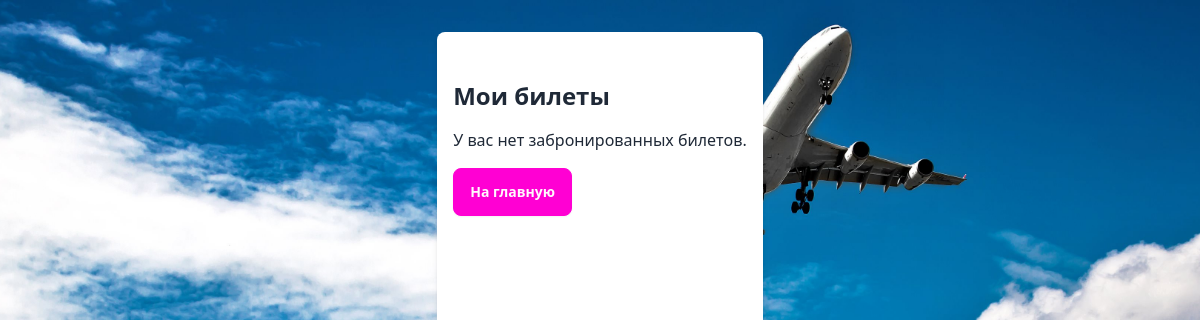
The page /bookings (signed in) on the database as committed earlier.
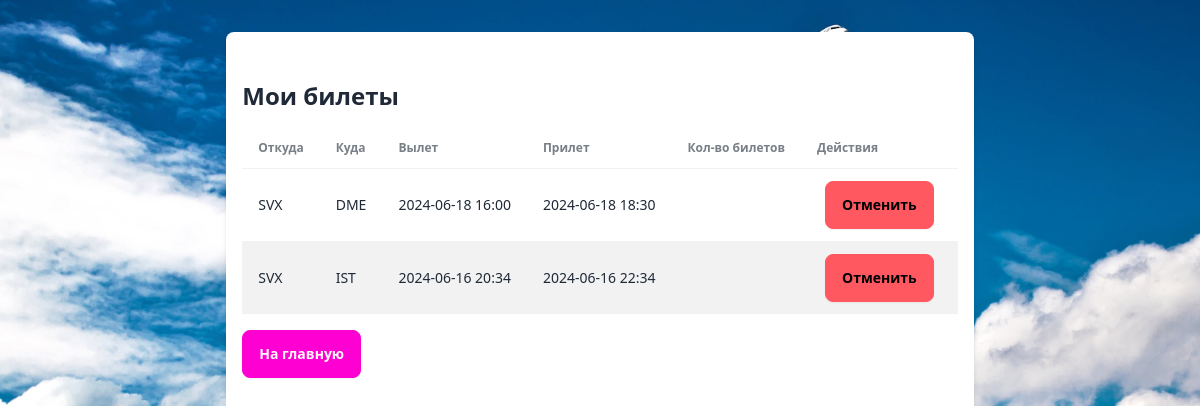
The same page on the database as committed later.
### tables this page shows
CREATE TABLE booking (
    id INTEGER PRIMARY KEY AUTOINCREMENT,
    user_id INTEGER,
    flight_id INTEGER,
    booking_status INTEGER,
    tickets_count INTEGER,
    CONSTRAINT flight_fk FOREIGN KEY (flight_id)  REFERENCES flights (id),
    CONSTRAINT user_fk FOREIGN KEY (user_id)  REFERENCES users (id)
);

CREATE TABLE flights (
    id INTEGER PRIMARY KEY AUTOINCREMENT,
    from_airport TEXT,
    to_airport TEXT,
    departure DATETIME,
    arrival DATETIME,
    available_tickets INTEGER,
    CONSTRAINT from_airport_fk FOREIGN KEY (from_airport)  REFERENCES airports (code),
    CONSTRAINT to_airport_fk FOREIGN KEY (to_airport)  REFERENCES airports (code)
);

### server.py (the view)
@app.route('/bookings', methods=['GET'])
def view_bookings():
    username = request.cookies.get('username')
    if not username:
        return redirect(url_for('register_view'))
    db = get_db()
    user_id = get_user_id(db, username)
    if not user_id:
        return redirect(url_for('register_view'))
    cursor = db.execute("""
    SELECT f.from_airport, f.to_airport, f.departure, f.arrival, b.tickets_count, b.id
    FROM booking b
    JOIN flights f ON b.flight_id = f.id
    WHERE b.user_id = ? AND b.booking_status = 1 AND b.tickets_count > 0
    """, (user_id,))
    bookings = cursor.fetchall()
    return render_template('bookings.html', bookings=bookings)

### server.py (called while the page is built)
def get_db():
    db = getattr(g, '_database', None)
    if db is None:
        db = g._database = sqlite3.connect(DATABASE)
    return db

@app.teardown_appcontext
def close_connection(exception):
    db = getattr(g, '_database', None)
    if db is not None:
        db.close()

def get_user_id(db, username):
    cursor = db.execute("SELECT id FROM users WHERE username = ?", (username,))
    result = cursor.fetchone()
    return result[0] if result else None

### templates/bookings.html (shortened to what this page needs)
{% extends 'base.html' %}
{% block content %}
<div class="container mx-auto mt-8">
    <h1 class="text-2xl font-bold mb-4">Мои билеты</h1>
    {% if bookings %}
    <div class="overflow-x-auto">
        <table class="table table-zebra w-full">
            <thead>
                <tr>
                    <th>Откуда</th>
                    <th>Куда</th>
                    <th>Вылет</th>
                    <th>Прилет</th>
                    <th>Кол-во билетов</th>
                    <th>Действия</th>
                </tr>
            </thead>
            <tbody>
                {% for booking in bookings %}
                <tr>
                    <td>{{ booking[0] }}</td>
                    <td>{{ booking[1] }}</td>
                    <td>{{ booking[2] }}</td>
                    <td>{{ booking[3] }}</td>
                    <td>{{ booking[4] }}</td>
                    <td>
                        <form action="{{ url_for('cancel_booking') }}" method="post" style="display:inline;">
                            <button type="submit" class="btn btn-error btn-secondary mx-2">Отменить</button>
                        </form>
                    </td>
                </tr>
                {% endfor %}
            </tbody>
        </table>
        <div class="flex justify-left mt-4">
            <a href="{{ url_for('index') }}" class="btn btn-secondary mb-4">На главную</a>
        </div>
    </div>
    {% else %}
    <p>У вас нет забронированных билетов.</p>
    <div class="flex justify-left mt-4">
        <a href="{{ url_for('index') }}" class="btn btn-secondary mb-4">На главную</a>
    </div>
    {% endif %}
</div>
{% endblock %}

### templates/base.html (shortened to what this page needs)
<!DOCTYPE html>
<html lang="en">
<head>
    <link href="https://cdn.jsdelivr.net/npm/daisyui@4.11.1/dist/full.min.css" rel="stylesheet" type="text/css" />
    <script src="https://cdn.tailwindcss.com"></script>
</head>
<body class="flex flex-col min-h-screen bg-cover bg-center" style="background-image: url({{ url_for('static', filename='images/background.jpg') }});">
    <main class="flex-grow mx-auto max-w-4xl p-4 bg-white shadow-md rounded-lg mt-8 mb-8">
        {% block content %}{% endblock %}
    </main>
</body>
</html>

Rows that differ between the two databases and show on the page:
added booking: from_airport "SVX", to_airport "DME", departure "2024-06-18 16:00", arrival "2024-06-18 18:30"
added booking: from_airport "SVX", to_airport "IST", departure "2024-06-16 20:34", arrival "2024-06-16 22:34"
Other text that changed with them:
text no longer shown: "У вас нет забронированных билетов."
text now shown: "Откуда Куда Вылет Прилет Кол-во билетов Действия"
